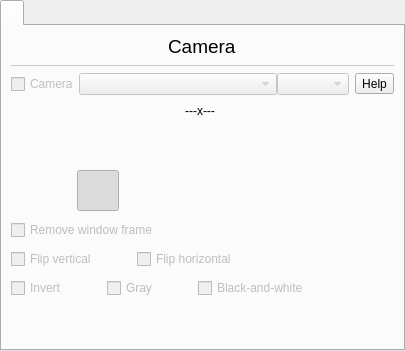
        <widget class="QWidget" name="tabSidebarCamera">
         <attribute name="title">
          <string notr="true"/>
         </attribute>
         <layout class="QVBoxLayout" name="verticalLayout_10">
          <property name="spacing">
           <number>0</number>
          </property>
          <property name="leftMargin">
           <number>0</number>
          </property>
          <property name="topMargin">
           <number>0</number>
          </property>
          <property name="rightMargin">
           <number>0</number>
          </property>
          <property name="bottomMargin">
           <number>0</number>
          </property>
          <item>
           <widget class="QTabWidget" name="tabWidgetCamera">
            <property name="currentIndex">
             <number>0</number>
            </property>
            <property name="iconSize">
             <size>
              <width>48</width>
              <height>48</height>
             </size>
            </property>
            <widget class="QWidget" name="tabCamera">
             <attribute name="icon">
              <iconset resource="../screencast.qrc">
               <normaloff>:/pictures/camera/camera.png</normaloff>:/pictures/camera/camera.png</iconset>
             </attribute>
             <attribute name="title">
              <string notr="true"/>
             </attribute>
             <layout class="QVBoxLayout" name="verticalLayout_11">
              <item alignment="Qt::AlignHCenter">
               <widget class="QLabel" name="label_4">
                <property name="font">
                 <font>
                  <pointsize>14</pointsize>
                 </font>
                </property>
                <property name="styleSheet">
                 <string notr="true"/>
                </property>
                <property name="text">
                 <string>Camera</string>
                </property>
               </widget>
              </item>
              <item>
               <widget class="Line" name="line_9">
                <property name="styleSheet">
                 <string notr="true">color: rgb(200, 200, 200);</string>
                </property>
                <property name="frameShadow">
                 <enum>QFrame::Plain</enum>
                </property>
                <property name="orientation">
                 <enum>Qt::Horizontal</enum>
                </property>
               </widget>
              </item>
              <item>
               <layout class="QGridLayout" name="gridLayout_3">
                <item row="0" column="0">
                 <layout class="QVBoxLayout" name="layoutAllCameras">
                  <item>
                   <layout class="QGridLayout" name="gridLayout_4">
                    <property name="leftMargin">
                     <number>0</number>
                    </property>
                    <property name="bottomMargin">
                     <number>0</number>
                    </property>
                    <property name="verticalSpacing">
                     <number>9</number>
                    </property>
                    <item row="0" column="3" alignment="Qt::AlignTop">
                     <widget class="QToolButton" name="help_camera_camera">
                      <property name="toolTip">
                       <string>Help</string>
                      </property>
                      <property name="text">
                       <string notr="true">Help</string>
                      </property>
                     </widget>
                    </item>
                    <item row="2" column="0">
                     <widget class="QLabel" name="label_camera_window_zoom">
                      <property name="minimumSize">
                       <size>
                        <width>34</width>
                        <height>34</height>
                       </size>
                      </property>
                      <property name="maximumSize">
                       <size>
                        <width>34</width>
                        <height>34</height>
                       </size>
                      </property>
                      <property name="text">
                       <string notr="true"/>
                      </property>
                      <property name="pixmap">
                       <pixmap resource="../screencast.qrc">:/pictures/systray/magnification.png</pixmap>
                      </property>
                      <property name="scaledContents">
                       <bool>true</bool>
                      </property>
                     </widget>
                    </item>
                    <item row="6" column="0" colspan="3">
                     <layout class="QHBoxLayout" name="horizontalLayout_16">
                      <property name="leftMargin">
                       <number>0</number>
                      </property>
                      <item>
                       <widget class="QCheckBox" name="checkBoxCameraInvert">
                        <property name="enabled">
                         <bool>false</bool>
                        </property>
                        <property name="text">
                         <string>Invert</string>
                        </property>
                       </widget>
                      </item>
                      <item>
                       <spacer name="horizontalSpacer_39">
                        <property name="orientation">
                         <enum>Qt::Horizontal</enum>
                        </property>
                        <property name="sizeType">
                         <enum>QSizePolicy::Minimum</enum>
                        </property>
                        <property name="sizeHint" stdset="0">
                         <size>
                          <width>40</width>
                          <height>20</height>
                         </size>
                        </property>
                       </spacer>
                      </item>
                      <item>
                       <widget class="QCheckBox" name="checkBoxCameraGray">
                        <property name="enabled">
                         <bool>false</bool>
                        </property>
                        <property name="text">
                         <string>Gray</string>
                        </property>
                       </widget>
                      </item>
                      <item>
                       <spacer name="horizontalSpacer_40">
                        <property name="orientation">
                         <enum>Qt::Horizontal</enum>
                        </property>
                        <property name="sizeType">
                         <enum>QSizePolicy::Minimum</enum>
                        </property>
                        <property name="sizeHint" stdset="0">
                         <size>
                          <width>40</width>
                          <height>20</height>
                         </size>
                        </property>
                       </spacer>
                      </item>
                      <item>
                       <widget class="QCheckBox" name="checkBoxCameraMono">
                        <property name="enabled">
                         <bool>false</bool>
                        </property>
                        <property name="text">
                         <string>Black-and-white</string>
                        </property>
                       </widget>
                      </item>
                      <item>
                       <spacer name="horizontalSpacer_34">
                        <property name="orientation">
                         <enum>Qt::Horizontal</enum>
                        </property>
                        <property name="sizeHint" stdset="0">
                         <size>
                          <width>40</width>
                          <height>20</height>
                         </size>
                        </property>
                       </spacer>
                      </item>
                     </layout>
                    </item>
                    <item row="2" column="1" colspan="2">
                     <layout class="QHBoxLayout" name="horizontalLayout_zoom">
                      <property name="spacing">
                       <number>12</number>
                      </property>
                      <property name="leftMargin">
                       <number>0</number>
                      </property>
                     </layout>
                    </item>
                    <item row="0" column="0" colspan="3">
                     <layout class="QHBoxLayout" name="horizontalLayout_64">
                      <property name="leftMargin">
                       <number>0</number>
                      </property>
                      <item>
                       <widget class="QCheckBox" name="checkBoxCameraOnOff">
                        <property name="enabled">
                         <bool>false</bool>
                        </property>
                        <property name="toolTip">
                         <string notr="true">CTRL+SHIFT+F8</string>
                        </property>
                        <property name="text">
                         <string>Camera</string>
                        </property>
                       </widget>
                      </item>
                      <item>
                       <widget class="QComboBox" name="comboBoxCamera">
                        <property name="enabled">
                         <bool>false</bool>
                        </property>
                        <property name="sizePolicy">
                         <sizepolicy hsizetype="MinimumExpanding" vsizetype="Fixed">
                          <horstretch>0</horstretch>
                          <verstretch>0</verstretch>
                         </sizepolicy>
                        </property>
                        <property name="currentText">
                         <string notr="true"/>
                        </property>
                        <property name="sizeAdjustPolicy">
                         <enum>QComboBox::AdjustToContents</enum>
                        </property>
                       </widget>
                      </item>
                      <item>
                       <widget class="QComboBox" name="comboBoxCameraResolution">
                        <property name="enabled">
                         <bool>false</bool>
                        </property>
                        <property name="sizeAdjustPolicy">
                         <enum>QComboBox::AdjustToContents</enum>
                        </property>
                       </widget>
                      </item>
                     </layout>
                    </item>
                    <item row="1" column="1" colspan="2">
                     <layout class="QHBoxLayout" name="horizontalLayout_66">
                      <property name="leftMargin">
                       <number>0</number>
                      </property>
                      <item>
                       <layout class="QHBoxLayout" name="horizontalLayout_45">
                        <property name="spacing">
                         <number>12</number>
                        </property>
                       </layout>
                      </item>
                      <item>
                       <widget class="QLabel" name="labelCameraWindowSize">
                        <property name="enabled">
                         <bool>true</bool>
                        </property>
                        <property name="text">
                         <string notr="true">---x---</string>
                        </property>
                        <property name="alignment">
                         <set>Qt::AlignCenter</set>
                        </property>
                       </widget>
                      </item>
                     </layout>
                    </item>
                    <item row="1" column="0">
                     <widget class="QLabel" name="label_camera_window_resize">
                      <property name="enabled">
                       <bool>true</bool>
                      </property>
                      <property name="maximumSize">
                       <size>
                        <width>34</width>
                        <height>34</height>
                       </size>
                      </property>
                      <property name="text">
                       <string notr="true"/>
                      </property>
                      <property name="pixmap">
                       <pixmap resource="../screencast.qrc">:/pictures/camera/window-resize.png</pixmap>
                      </property>
                      <property name="scaledContents">
                       <bool>true</bool>
                      </property>
                     </widget>
                    </item>
                    <item row="5" column="0" colspan="3">
                     <layout class="QHBoxLayout" name="horizontalLayout_17">
                      <property name="leftMargin">
                       <number>0</number>
                      </property>
                      <item>
                       <widget class="QCheckBox" name="checkBoxCameraMirrorVertical">
                        <property name="enabled">
                         <bool>false</bool>
                        </property>
                        <property name="text">
                         <string>Flip vertical</string>
                        </property>
                       </widget>
                      </item>
                      <item>
                       <spacer name="horizontalSpacer_38">
                        <property name="orientation">
                         <enum>Qt::Horizontal</enum>
                        </property>
                        <property name="sizeType">
                         <enum>QSizePolicy::Minimum</enum>
                        </property>
                        <property name="sizeHint" stdset="0">
                         <size>
                          <width>40</width>
                          <height>20</height>
                         </size>
                        </property>
                       </spacer>
                      </item>
                      <item>
                       <widget class="QCheckBox" name="checkBoxCameraMirrorHorizontal">
                        <property name="enabled">
                         <bool>false</bool>
                        </property>
                        <property name="text">
                         <string>Flip horizontal</string>
                        </property>
                       </widget>
                      </item>
                      <item>
                       <spacer name="horizontalSpacer_9">
                        <property name="orientation">
                         <enum>Qt::Horizontal</enum>
                        </property>
                        <property name="sizeHint" stdset="0">
                         <size>
                          <width>40</width>
                          <height>20</height>
                         </size>
                        </property>
                       </spacer>
                      </item>
                     </layout>
                    </item>
                    <item row="3" column="0" colspan="3">
                     <layout class="QHBoxLayout" name="horizontalLayout_65">
                      <property name="spacing">
                       <number>0</number>
                      </property>
                      <property name="leftMargin">
                       <number>0</number>
                      </property>
                      <item>
                       <spacer name="horizontalSpacer_41">
                        <property name="orientation">
                         <enum>Qt::Horizontal</enum>
                        </property>
                        <property name="sizeHint" stdset="0">
                         <size>
                          <width>40</width>
                          <height>20</height>
                         </size>
                        </property>
                       </spacer>
                      </item>
                      <item>
                       <widget class="QToolButton" name="toolButton_camera_view_rectangle">
                        <property name="text">
                         <string notr="true"/>
                        </property>
                        <property name="icon">
                         <iconset resource="../screencast.qrc">
                          <normaloff>:/pictures/camera/window-rectangle-off.png</normaloff>
                          <normalon>:/pictures/camera/window-rectangle-on.png</normalon>:/pictures/camera/window-rectangle-off.png</iconset>
                        </property>
                        <property name="iconSize">
                         <size>
                          <width>34</width>
                          <height>34</height>
                         </size>
                        </property>
                        <property name="checkable">
                         <bool>true</bool>
                        </property>
                        <property name="checked">
                         <bool>true</bool>
                        </property>
                        <property name="autoExclusive">
                         <bool>true</bool>
                        </property>
                        <property name="autoRaise">
                         <bool>true</bool>
                        </property>
                       </widget>
                      </item>
                      <item>
                       <spacer name="horizontalSpacer_35">
                        <property name="orientation">
                         <enum>Qt::Horizontal</enum>
                        </property>
                        <property name="sizeType">
                         <enum>QSizePolicy::Preferred</enum>
                        </property>
                        <property name="sizeHint" stdset="0">
                         <size>
                          <width>40</width>
                          <height>20</height>
                         </size>
                        </property>
                       </spacer>
                      </item>
                      <item>
                       <widget class="QToolButton" name="toolButton_camera_view_ellipse">
                        <property name="text">
                         <string notr="true"/>
                        </property>
                        <property name="icon">
                         <iconset resource="../screencast.qrc">
                          <normaloff>:/pictures/camera/window-ellipse-off.png</normaloff>
                          <normalon>:/pictures/camera/window-ellipse-on.png</normalon>:/pictures/camera/window-ellipse-off.png</iconset>
                        </property>
                        <property name="iconSize">
                         <size>
                          <width>34</width>
                          <height>34</height>
                         </size>
                        </property>
                        <property name="checkable">
                         <bool>true</bool>
                        </property>
                        <property name="autoExclusive">
                         <bool>true</bool>
                        </property>
                        <property name="autoRaise">
                         <bool>true</bool>
                        </property>
                       </widget>
                      </item>
                      <item>
                       <spacer name="horizontalSpacer_36">
                        <property name="orientation">
                         <enum>Qt::Horizontal</enum>
                        </property>
                        <property name="sizeType">
                         <enum>QSizePolicy::Preferred</enum>
                        </property>
                        <property name="sizeHint" stdset="0">
                         <size>
                          <width>40</width>
                          <height>20</height>
                         </size>
                        </property>
                       </spacer>
                      </item>
                      <item>
                       <widget class="QToolButton" name="toolButton_camera_view_circle">
                        <property name="text">
                         <string notr="true"/>
                        </property>
                        <property name="icon">
                         <iconset resource="../screencast.qrc">
                          <normaloff>:/pictures/camera/window-circle-off.png</normaloff>
                          <normalon>:/pictures/camera/window-circle-on.png</normalon>:/pictures/camera/window-circle-off.png</iconset>
                        </property>
                        <property name="iconSize">
                         <size>
                          <width>34</width>
                          <height>34</height>
                         </size>
                        </property>
                        <property name="checkable">
                         <bool>true</bool>
                        </property>
                        <property name="autoExclusive">
                         <bool>true</bool>
                        </property>
                        <property name="autoRaise">
                         <bool>true</bool>
                        </property>
                       </widget>
                      </item>
                      <item>
                       <spacer name="horizontalSpacer_37">
                        <property name="orientation">
                         <enum>Qt::Horizontal</enum>
                        </property>
                        <property name="sizeHint" stdset="0">
                         <size>
                          <width>40</width>
                          <height>20</height>
                         </size>
                        </property>
                       </spacer>
                      </item>
                     </layout>
                    </item>
                    <item row="4" column="0" colspan="3">
                     <layout class="QHBoxLayout" name="horizontalLayout_42">
                      <property name="leftMargin">
                       <number>0</number>
                      </property>
                      <item>
                       <widget class="QCheckBox" name="checkBoxCameraWindowFrame">
                        <property name="enabled">
                         <bool>false</bool>
                        </property>
                        <property name="text">
                         <string>Remove window frame</string>
                        </property>
                       </widget>
                      </item>
                     </layout>
                    </item>
                   </layout>
                  </item>
                  <item>
                   <spacer name="verticalSpacer_6">
                    <property name="orientation">
                     <enum>Qt::Vertical</enum>
                    </property>
                    <property name="sizeHint" stdset="0">
                     <size>
                      <width>20</width>
                      <height>40</height>
                     </size>
                    </property>
                   </spacer>
                  </item>
                 </layout>
                </item>
               </layout>
              </item>
             </layout>
            </widget>
           </widget>
          </item>
         </layout>
        </widget>
